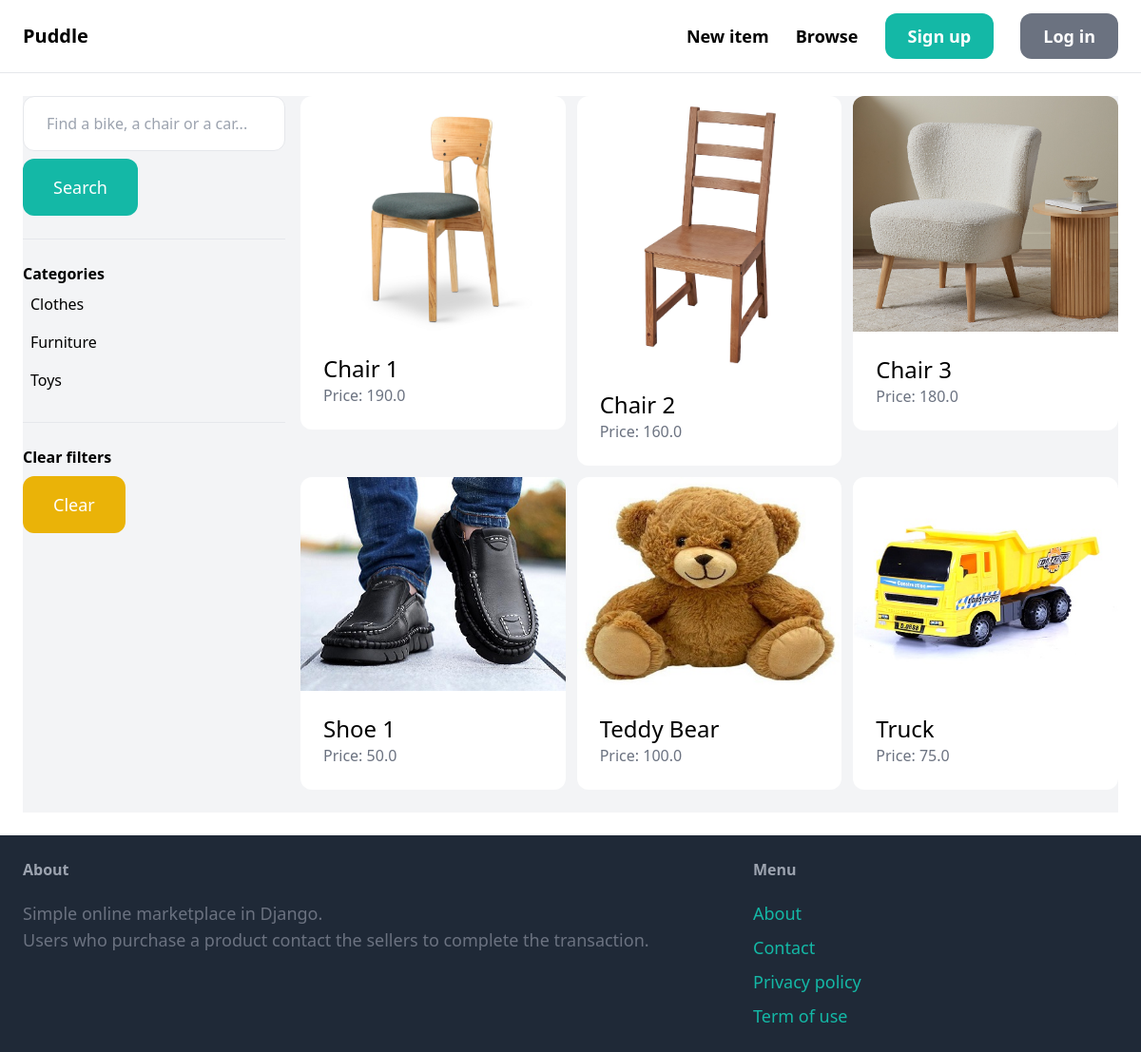
The app's page /items/ with its own data.
### item/models.py (models this page shows, shortened)
class Category(models.Model):
    name = models.CharField(max_length=255)
    class Meta:
        ordering = ('name',)
        verbose_name_plural = 'Categories'

class Item(models.Model):
    category = models.ForeignKey(Category, related_name='items', on_delete = models.CASCADE)
    name = models.CharField(max_length=255)
    description = models.TextField(blank=True, null=True)
    price = models.FloatField()
    image = models.ImageField(upload_to='item_images', blank=True, null=True)
    is_sold = models.BooleanField(default=False)
    created_by = models.ForeignKey(User, related_name='items', on_delete = models.CASCADE)
    created_at = models.DateTimeField(auto_now_add=True)
    class Meta:
        ordering = ('name',)

### item/views.py (the view)
# urls.py: path('', views.items, name='items'),
def items(request):
    query = request.GET.get('query', '')
    categories = Category.objects.all()
    category_id = request.GET.get('category', 0)
    items = Item.objects.filter(is_sold=False)
    if category_id:
        items = items.filter(category_id=category_id)
    if query:
        items = items.filter(Q(name__icontains=query) | Q(description__icontains=query))
    return render(request, 'item/items.html', {
        'items': items,
        'query': query,
        'categories': categories,
        'category_id': int(category_id)
    })

### item/templates/item/items.html (shortened to what this page needs)
{% extends "core/base.html" %}
{% block content %}
    <div class="pb-6 grid grid-cols-4 gap-4 bg-gray-100">
        <div class="col-span-1">
            <form method="get" action="{% url 'item:items' %}">
                <input name="query" class="w-full py-4 px-6 border rounded-xl" type="text" value="{{ query }}" placeholder="Find a bike, a chair or a car...">
                <button class="mt-2 py-4 px-8 text-lg bg-teal-500 text-white rounded-xl">Search</button>
            </form>
            <hr class="my-6">
            <p class="font-semibold">Categories</p>
            <ul>
                {% for category in categories %}
                    <li class="py-2 px-2 rounded-xl{% if category.id == category_id %} bg-gray-200{% endif %}">
                        <a href="{% url 'item:items' %}?query={{ query }}&category={{ category.id }}">{{ category.name }}</a>
                    </li>
                {% endfor %}
            </ul>
            <hr class="my-6">
            <p class="font-semibold">Clear filters</p>
            <ul>
                <li><a href="{% url 'item:items' %}" class="mt-2 py-4 px-8 inline-block bg-yellow-500 text-lg rounded-xl text-white">Clear</a></li>
            </ul>
        </div>
        <div class="col-span-3">
            <div class="grid grid-cols-3 gap-3">
                {% for item in items %}
                    <div>
                        <a href="{% url 'item:detail' item.id %}">
                            <div>
                                <img src="{{ item.image.url }}" class="rounded-t-xl">
                            </div>
                            <div class="p-6 bg-white rounded-b-xl">
                                <h2 class="text-2xl">{{ item.name }}</h2>
                                <p class="text-gray-500">Price: {{ item.price }}</p>
                            </div>
                        </a>
                    </div>
                {% endfor %}
            </div>
        </div>
    </div>
{% endblock %}

### records on screen
Category: name "Clothes"
Category: name "Furniture"
Category: name "Toys"
Item: image (picture), name "Chair 1", price "190.0"
Item: image (picture), name "Chair 2", price "160.0"
Item: image (picture), name "Chair 3", price "180.0"
Item: image (picture), name "Shoe 1", price "50.0"
Item: image (picture), name "Teddy Bear", price "100.0"
Item: image (picture), name "Truck", price "75.0"
